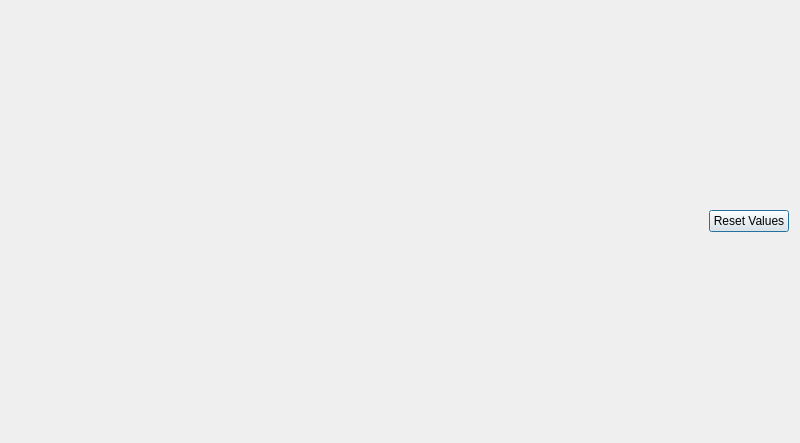
<?xml version="1.0" encoding="UTF-8"?>
<ui version="4.0">
 <class>tid_configuration</class>
 <widget class="QDialog" name="tid_configuration">
  <property name="geometry">
   <rect>
    <x>0</x>
    <y>0</y>
    <width>800</width>
    <height>443</height>
   </rect>
  </property>
  <property name="windowTitle">
   <string>Select Files</string>
  </property>
  <layout class="QGridLayout" name="gridLayout">
   <item row="0" column="0" colspan="2">
    <layout class="QVBoxLayout" name="layer_tids_layout">
     <property name="sizeConstraint">
      <enum>QLayout::SetMaximumSize</enum>
     </property>
    </layout>
   </item>
   <item row="1" column="0" colspan="2">
    <layout class="QVBoxLayout" name="set_sequence_layout">
     <property name="sizeConstraint">
      <enum>QLayout::SetMinimumSize</enum>
     </property>
    </layout>
   </item>
   <item row="2" column="1">
    <widget class="QPushButton" name="reset_layer_tids_button">
     <property name="text">
      <string>Reset Values</string>
     </property>
    </widget>
   </item>
   <item row="2" column="0">
    <spacer name="horizontalSpacer">
     <property name="orientation">
      <enum>Qt::Horizontal</enum>
     </property>
     <property name="sizeHint" stdset="0">
      <size>
       <width>40</width>
       <height>20</height>
      </size>
     </property>
    </spacer>
   </item>
  </layout>
 </widget>
 <resources/>
 <connections/>
</ui>
